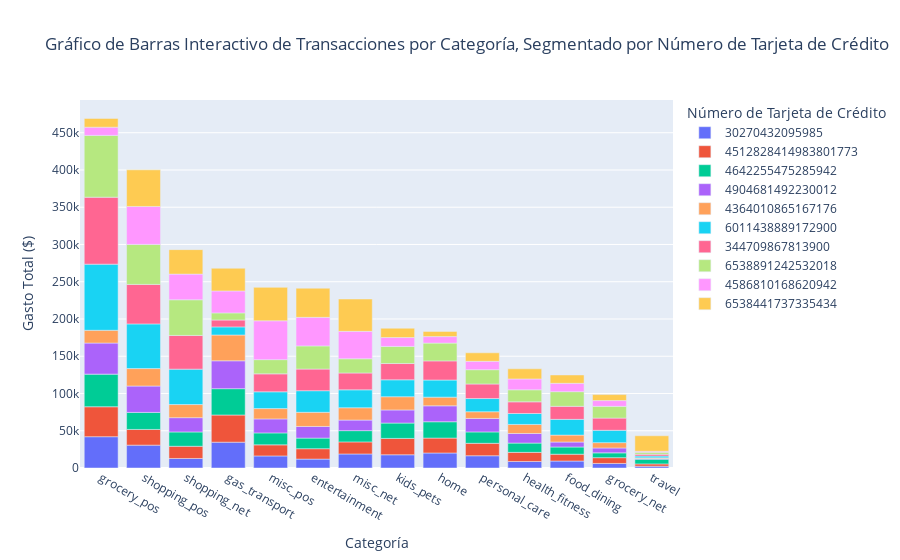

The notebook cell saved with this chart:
### Code cell
data['trans_date_trans_time'] = pd.to_datetime(data['trans_date_trans_time'])

# Agrupar los datos por categoría y número de tarjeta, y sumar los montos
grouped_data = data.groupby(['category', 'cc_num'])['amt'].sum().reset_index()
# Convertir cc_num a string para mejorar la distinción de colores
grouped_data['cc_num'] = grouped_data['cc_num'].astype(str)
# Obtener la suma total por categoría para ordenar las barras
total_by_category = grouped_data.groupby('category')['amt'].sum().reset_index()
# Ordenar las categorías por el total descendente
total_by_category_sorted = total_by_category.sort_values('amt', ascending=False)
# Fusionar los datos agrupados con los totales ordenados para mantener el orden de las categorías
grouped_data_sorted = pd.merge(total_by_category_sorted[['category']], grouped_data, on='category', how='left')
# Ordenar los segmentos dentro de cada categoría de menor a mayor
grouped_data_sorted = grouped_data_sorted.sort_values(by=['category', 'amt'])
# Crear un gráfico de barras, donde cada número de tarjeta de crédito tiene un color distinto
bar_fig = px.bar(grouped_data_sorted, x='category', y='amt', color='cc_num',
                title='Gráfico de Barras Interactivo de Transacciones por Categoría, Segmentado por Número de Tarjeta de Crédito',
                labels={'category': 'Categoría', 'amt': 'Gasto Total ($)', 'cc_num': 'Número de Tarjeta de Crédito'},
                category_orders={"category": total_by_category_sorted['category']})
# Mostrar el gráfico
bar_fig.show()

### Figure 1 — Plotly figure (JSON) as saved in the notebook; plotly's stock layout.template omitted (floating-point values rounded to 4 significant figures)
{"data": [{"alignmentgroup": "True", "hovertemplate": "Número de Tarjeta de Crédito=30270432095985<br>Categoría=%{x}<br>Gasto Total ($)=%{y}<extra></extra>", "legendgroup": "30270432095985", "marker": {"color": "#636efa", "pattern": {"shape": ""}}, "name": "30270432095985", "offsetgroup": "30270432095985", "orientation": "v", "showlegend": true, "textposition": "auto", "type": "bar", "x": ["entertainment", "food_dining", "gas_transport", "grocery_net", "grocery_pos", "health_fitness", "home", "kids_pets", "misc_net", "misc_pos", "personal_care", "shopping_net", "shopping_pos", "travel"], "xaxis": "x", "y": [11940.0, 9337.0, 34650.0, 6107.0, 42030.0, 8764.0, 20140.0, 17740.0, 18820.0, 16200.0, 16450.0, 12800.0, 30690.0, 2395.0], "yaxis": "y"}, {"alignmentgroup": "True", "hovertemplate": "Número de Tarjeta de Crédito=4512828414983801773<br>Categoría=%{x}<br>Gasto Total ($)=%{y}<extra></extra>", "legendgroup": "4512828414983801773", "marker": {"color": "#EF553B", "pattern": {"shape": ""}}, "name": "4512828414983801773", "offsetgroup": "4512828414983801773", "orientation": "v", "showlegend": true, "textposition": "auto", "type": "bar", "x": ["entertainment", "food_dining", "gas_transport", "grocery_net", "grocery_pos", "health_fitness", "home", "kids_pets", "misc_net", "misc_pos", "personal_care", "shopping_net", "shopping_pos", "travel"], "xaxis": "x", "y": [13950.0, 9176.0, 36490.0, 7754.0, 40190.0, 12230.0, 20010.0, 21960.0, 16210.0, 14870.0, 16690.0, 16360.0, 21060.0, 3126.0], "yaxis": "y"}, {"alignmentgroup": "True", "hovertemplate": "Número de Tarjeta de Crédito=4642255475285942<br>Categoría=%{x}<br>Gasto Total ($)=%{y}<extra></extra>", "legendgroup": "4642255475285942", "marker": {"color": "#00cc96", "pattern": {"shape": ""}}, "name": "4642255475285942", "offsetgroup": "4642255475285942", "orientation": "v", "showlegend": true, "textposition": "auto", "type": "bar", "x": ["entertainment", "food_dining", "gas_transport", "grocery_net", "grocery_pos", "health_fitness", "home", "kids_pets", "misc_net", "misc_pos", "personal_care", "shopping_net", "shopping_pos", "travel"], "xaxis": "x", "y": [14230.0, 9683.0, 35330.0, 6454.0, 43760.0, 12440.0, 21940.0, 20600.0, 15110.0, 16040.0, 15290.0, 19230.0, 22880.0, 6321.0], "yaxis": "y"}, {"alignmentgroup": "True", "hovertemplate": "Número de Tarjeta de Crédito=4904681492230012<br>Categoría=%{x}<br>Gasto Total ($)=%{y}<extra></extra>", "legendgroup": "4904681492230012", "marker": {"color": "#ab63fa", "pattern": {"shape": ""}}, "name": "4904681492230012", "offsetgroup": "4904681492230012", "orientation": "v", "showlegend": true, "textposition": "auto", "type": "bar", "x": ["entertainment", "food_dining", "gas_transport", "grocery_net", "grocery_pos", "health_fitness", "home", "kids_pets", "misc_net", "misc_pos", "personal_care", "shopping_net", "shopping_pos", "travel"], "xaxis": "x", "y": [15640.0, 6676.0, 37400.0, 6579.0, 41720.0, 12900.0, 21370.0, 17610.0, 14180.0, 18760.0, 18090.0, 19160.0, 35390.0, 981.0], "yaxis": "y"}, {"alignmentgroup": "True", "hovertemplate": "Número de Tarjeta de Crédito=4364010865167176<br>Categoría=%{x}<br>Gasto Total ($)=%{y}<extra></extra>", "legendgroup": "4364010865167176", "marker": {"color": "#FFA15A", "pattern": {"shape": ""}}, "name": "4364010865167176", "offsetgroup": "4364010865167176", "orientation": "v", "showlegend": true, "textposition": "auto", "type": "bar", "x": ["entertainment", "food_dining", "gas_transport", "grocery_net", "grocery_pos", "health_fitness", "home", "kids_pets", "misc_net", "misc_pos", "personal_care", "shopping_net", "shopping_pos", "travel"], "xaxis": "x", "y": [19000.0, 9260.0, 34640.0, 7147.0, 17150.0, 12120.0, 11660.0, 17750.0, 16530.0, 13860.0, 9000.0, 17620.0, 23420.0, 840.1], "yaxis": "y"}, {"alignmentgroup": "True", "hovertemplate": "Número de Tarjeta de Crédito=6011438889172900<br>Categoría=%{x}<br>Gasto Total ($)=%{y}<extra></extra>", "legendgroup": "6011438889172900", "marker": {"color": "#19d3f3", "pattern": {"shape": ""}}, "name": "6011438889172900", "offsetgroup": "6011438889172900", "orientation": "v", "showlegend": true, "textposition": "auto", "type": "bar", "x": ["entertainment", "food_dining", "gas_transport", "grocery_net", "grocery_pos", "health_fitness", "home", "kids_pets", "misc_net", "misc_pos", "personal_care", "shopping_net", "shopping_pos", "travel"], "xaxis": "x", "y": [28980.0, 21130.0, 10880.0, 16570.0, 88740.0, 14700.0, 22970.0, 22720.0, 24050.0, 22540.0, 17700.0, 47530.0, 59960.0, 2417.0], "yaxis": "y"}, {"alignmentgroup": "True", "hovertemplate": "Número de Tarjeta de Crédito=344709867813900<br>Categoría=%{x}<br>Gasto Total ($)=%{y}<extra></extra>", "legendgroup": "344709867813900", "marker": {"color": "#FF6692", "pattern": {"shape": ""}}, "name": "344709867813900", "offsetgroup": "344709867813900", "orientation": "v", "showlegend": true, "textposition": "auto", "type": "bar", "x": ["entertainment", "food_dining", "gas_transport", "grocery_net", "grocery_pos", "health_fitness", "home", "kids_pets", "misc_net", "misc_pos", "personal_care", "shopping_net", "shopping_pos", "travel"], "xaxis": "x", "y": [29050.0, 17490.0, 9252.0, 16360.0, 89880.0, 15650.0, 25670.0, 21830.0, 22620.0, 24070.0, 19530.0, 45200.0, 53000.0, 2320.0], "yaxis": "y"}, {"alignmentgroup": "True", "hovertemplate": "Número de Tarjeta de Crédito=6538891242532018<br>Categoría=%{x}<br>Gasto Total ($)=%{y}<extra></extra>", "legendgroup": "6538891242532018", "marker": {"color": "#B6E880", "pattern": {"shape": ""}}, "name": "6538891242532018", "offsetgroup": "6538891242532018", "orientation": "v", "showlegend": true, "textposition": "auto", "type": "bar", "x": ["entertainment", "food_dining", "gas_transport", "grocery_net", "grocery_pos", "health_fitness", "home", "kids_pets", "misc_net", "misc_pos", "personal_care", "shopping_net", "shopping_pos", "travel"], "xaxis": "x", "y": [31090.0, 19710.0, 9525.0, 15760.0, 82930.0, 16150.0, 23880.0, 22950.0, 19130.0, 19090.0, 19180.0, 47870.0, 53730.0, 2820.0], "yaxis": "y"}, {"alignmentgroup": "True", "hovertemplate": "Número de Tarjeta de Crédito=4586810168620942<br>Categoría=%{x}<br>Gasto Total ($)=%{y}<extra></extra>", "legendgroup": "4586810168620942", "marker": {"color": "#FF97FF", "pattern": {"shape": ""}}, "name": "4586810168620942", "offsetgroup": "4586810168620942", "orientation": "v", "showlegend": true, "textposition": "auto", "type": "bar", "x": ["entertainment", "food_dining", "gas_transport", "grocery_net", "grocery_pos", "health_fitness", "home", "kids_pets", "misc_net", "misc_pos", "personal_care", "shopping_net", "shopping_pos", "travel"], "xaxis": "x", "y": [38360.0, 11200.0, 29450.0, 7760.0, 11040.0, 14570.0, 8714.0, 11960.0, 36750.0, 52140.0, 11280.0, 34460.0, 50910.0, 1238.0], "yaxis": "y"}, {"alignmentgroup": "True", "hovertemplate": "Número de Tarjeta de Crédito=6538441737335434<br>Categoría=%{x}<br>Gasto Total ($)=%{y}<extra></extra>", "legendgroup": "6538441737335434", "marker": {"color": "#FECB52", "pattern": {"shape": ""}}, "name": "6538441737335434", "offsetgroup": "6538441737335434", "orientation": "v", "showlegend": true, "textposition": "auto", "type": "bar", "x": ["entertainment", "food_dining", "gas_transport", "grocery_net", "grocery_pos", "health_fitness", "home", "kids_pets", "misc_net", "misc_pos", "personal_care", "shopping_net", "shopping_pos", "travel"], "xaxis": "x", "y": [39100.0, 11200.0, 30490.0, 8037.0, 11780.0, 13570.0, 7020.0, 12490.0, 43410.0, 44880.0, 11380.0, 32850.0, 49170.0, 20810.0], "yaxis": "y"}], "layout": {"barmode": "relative", "legend": {"title": {"text": "Número de Tarjeta de Crédito"}, "tracegroupgap": 0}, "title": {"text": "Gráfico de Barras Interactivo de Transacciones por Categoría, Segmentado por Número de Tarjeta de Crédito"}, "xaxis": {"anchor": "y", "categoryarray": ["grocery_pos", "shopping_pos", "shopping_net", "gas_transport", "misc_pos", "entertainment", "misc_net", "kids_pets", "home", "personal_care", "health_fitness", "food_dining", "grocery_net", "travel"], "categoryorder": "array", "domain": [0, 1], "title": {"text": "Categoría"}}, "yaxis": {"anchor": "x", "domain": [0, 1], "title": {"text": "Gasto Total ($)"}}}}
